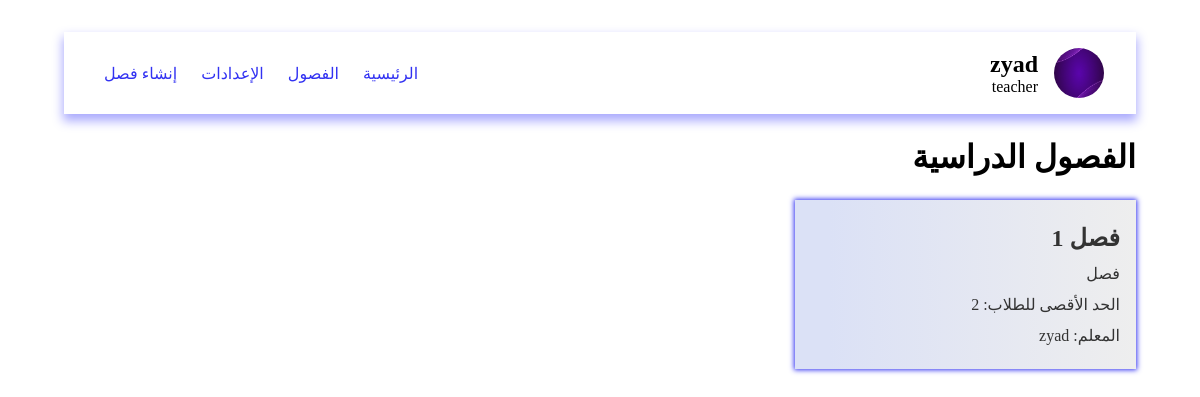
Screenshot of /pages/viewClasses.php (signed in) with the database file from the repository.
### tables this page shows
CREATE TABLE classes (
    id INTEGER PRIMARY KEY, 
    title TEXT, 
    description TEXT, 
    "limit" INTEGER,
    teacher_id INTEGER
);

CREATE TABLE users (
    id INTEGER PRIMARY KEY, 
    name TEXT, 
    email TEXT UNIQUE, 
    password TEXT UNIQUE, 
    role TEXT
);

### data/db.php (called while the page is built, shortened)
<?php
$user = $_SESSION['user'] ?? null;
$db = new SQLite3('../data/database.db');
$db->exec('CREATE TABLE IF NOT EXISTS users (
    id INTEGER PRIMARY KEY,
    name TEXT,
    email TEXT UNIQUE,
    password TEXT UNIQUE,
    role TEXT
)');
$db->exec('CREATE TABLE IF NOT EXISTS classes (
    id INTEGER PRIMARY KEY,
    title TEXT,
    description TEXT,
    "limit" INTEGER,
    teacher_id INTEGER
)');
$db->exec('CREATE TABLE IF NOT EXISTS groups (
    id INTEGER PRIMARY KEY,
    title TEXT,
    description TEXT,
    "limit" INTEGER,
    members INTEGER,
    class_id INTEGER,
    interaction INTEGER,
    quality INTEGER,
    grading INTEGER,
    feedback TEXT
)');
$db->exec('CREATE TABLE IF NOT EXISTS group_students (
    group_id INTEGER,
    student_id INTEGER
)');
function getTeacherClasses($teacher_id)
{
    global $db;
    $stmt = $db->prepare('SELECT * FROM classes WHERE teacher_id = :teacher_id');
    $stmt->bindValue(':teacher_id', $teacher_id, SQLITE3_INTEGER);
    $result = $stmt->execute();
    $classes = [];
    while ($row = $result->fetchArray(SQLITE3_ASSOC)) {
        $classes[] = $row;
    }
    return $classes;
}
function getTeacher($id)
{
    global $db;
    $stmt = $db->prepare('SELECT * FROM users WHERE id = :id');
    $stmt->bindValue(':id', $id, SQLITE3_INTEGER);
    $result = $stmt->execute();
    if ($result) {
        return $result->fetchArray(SQLITE3_ASSOC);
    }
    return null;
}

### pages/viewClasses.php (the view, shortened to what this page needs)
<?php
include '../data/db.php';
if ($user['role'] == 'teacher') {
  $classes = getTeacherClasses($user['id']);
} else {
  $classes = getClasses();
}
?>
<!DOCTYPE html>
<html lang="ar" dir="rtl">
<head>
  <link rel="stylesheet" href="../styles/viewClasses.css" />
</head>
<body>
  <?php include "../components/navbar.php" ?>
  <h1 class="heading">الفصول الدراسية</h1>
  <main class="container">
    <?php foreach ($classes as $class) { ?>
      <a href="./viewGroups.php?id=<?php echo $class['id']; ?>" class="classroom">
        <h2 class="title"><?php echo $class['title']; ?></h2>
        <p class="desc"><?php echo $class['description']; ?></p>
        <p class="limit">الحد الأقصى للطلاب: <?php echo $class['limit']; ?></p>
        <p class="teacher">المعلم: <?php echo getTeacher($class['teacher_id'])['name']; ?></p>
      </a>
    <?php } ?>
  </main>
</body>
</html>

### styles/viewClasses.css (style rules this page uses)
* { padding: 0; margin: 0; box-sizing: border-box; text-decoration: none; list-style: none; }
body { padding: 2rem 4rem; }
h1.heading { margin-block: 1.5rem; }
.container { display: grid; grid-template-columns: repeat(auto-fill, minmax(300px, 1fr)); gap: 1.5rem; }
.classroom { display: grid; gap: 0.75rem; background-image: linear-gradient(to right, #dbe1f6 10%, #eee); padding: 1.5rem 1rem; box-shadow: 0 0 5px 1px rgb(50, 50, 242); color: #333; cursor: pointer; }

### styles/navbar.css (style rules this page uses)
* { padding: 0; margin: 0; box-sizing: border-box; text-decoration: none; list-style: none; }

### rows the page displays
classes: title "فصل 1", description "فصل", limit "2", teacher.name "zyad"

### other values shown
$_SESSION['user']['name'] "zyad"
$_SESSION['user']['role'] "teacher"
